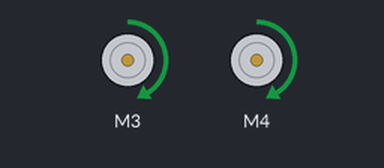
This sketch was run on a simulated Arduino Uno, built with avr-gcc and run on an emulated ATmega328P. On the bench: 2 × DC motor (green arrow = forward, orange = backward, longer = faster).

Above: at 0.1 s.
Timing chart, 0 to 1.6 s (numbered marks = the images above):
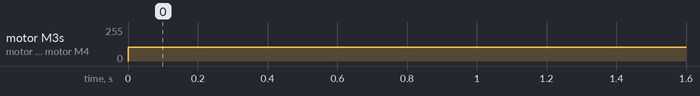

The sketch:

motor_test.ino
```cpp
#include <AFMotor.h>
AF_DCMotor rmotor(3);
AF_DCMotor lmotor(4);
void setup() {
  // put your setup code here, to run once:

}

void loop() {

   rmotor.run(FORWARD);
   lmotor.run(FORWARD);
   lmotor.setSpeed(105);
   rmotor.setSpeed(105);


}
```

Measured:
- by itself, motor M3, motor M4: stopped → forward 105/255 at 0.00 s
